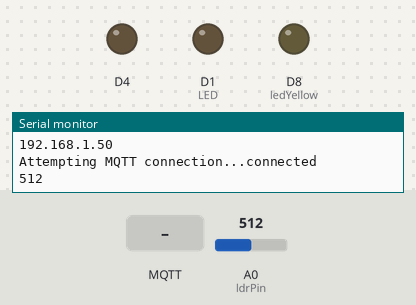
The sketch below on a simulated ESP8266 (NodeMCU). On the bench: output pins drawn as LEDs (lit = HIGH), the last lines printed to the serial monitor. The inputs (shaded band) are chosen by the test bench; at power-on: A0 (ldrPin) = 512. WiFi joins after 1.5 s; servers stay silent unless stated; random numbers use the default seed unless the sketch sets one; no MQTT or app messages arrive unless stated.

Above: at 2.7 s.
2.8 s: MQTT message "0" arrives on the first subscribed topic
At 3.9 s:
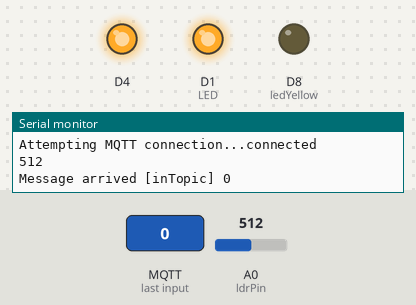
4.3 s: A0 (ldrPin) set to 104
7.2 s: A0 (ldrPin) set to 93
At 9.2 s:
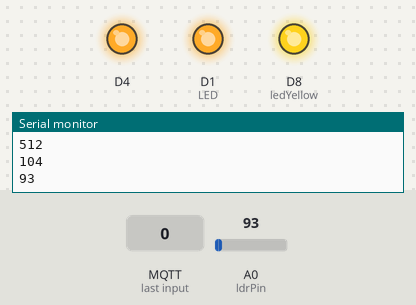
9.5 s: MQTT message "1" arrives on the first subscribed topic
At 10.2 s:
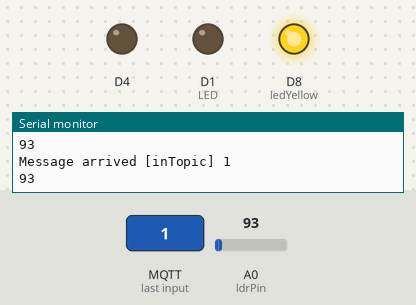
11.0 s: MQTT message "2" arrives on the first subscribed topic
At 11.4 s:
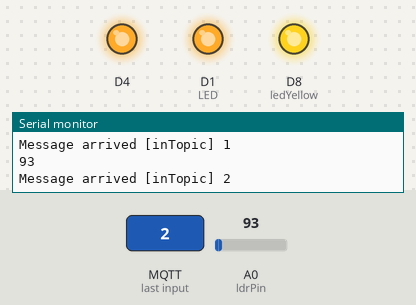
12.5 s: A0 (ldrPin) set to 110
At 15.1 s:
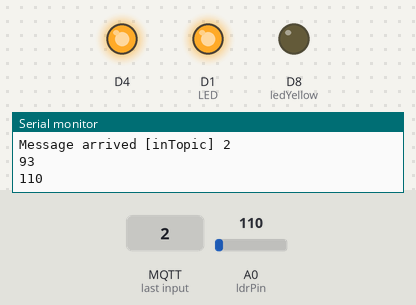
Timing chart, 0 to 16.5 s (numbered marks = the images above; inputs shaded):
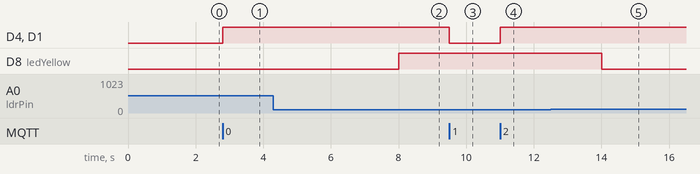

Measured:
- the behaviour switches between 100 and 99 on A0 (ldrPin) (found by bisection; images 1 and 2)
- after the input at 2.8 s, D4, D1 (LED): LOW → HIGH at once
- after the input at 7.2 s, D8 (ledYellow): LOW → HIGH after 0.81 s
- after the input at 9.5 s, D4, D1 (LED): HIGH → LOW at once
- after the input at 11.0 s, D4, D1 (LED): LOW → HIGH at once
- after the input at 12.5 s, D8 (ledYellow): HIGH → LOW after 1.5 s

The sketch:

mqtt_esp8266_lightinhopev01_copy_20240512225620.ino
```cpp
#include <ESP8266WiFi.h>
#include <PubSubClient.h>

#define LED D1 //Led in NodeMCU at pin GPIO16 (D0)
// Update these with values suitable for your network.
const int ldrPin = A0; // Definir LDR sensor

const int ledYellow = D8; // Definir constante de led amarelo
int threshold = 100;

// Definição SSID e senha
const char* ssid = "Barbaros 2.4G";
const char* password = "abcd0102";
const char* mqtt_server = "91.121.93.94";

WiFiClient espClient;
PubSubClient client(espClient);
unsigned long lastMsg = 0;
#define MSG_BUFFER_SIZE	(50)
char msg[MSG_BUFFER_SIZE];
int value = 0;

// Conexão com os parâmetros do wifi
void setup_wifi() {

  delay(10);
  // We start by connecting to a WiFi network
  Serial.println();
  Serial.print("Connecting to ");
  Serial.println(ssid);

  WiFi.mode(WIFI_STA);
  WiFi.begin(ssid, password);

  while (WiFi.status() != WL_CONNECTED) {
    delay(500);
    Serial.print(".");
  }

  randomSeed(micros());

  Serial.println("");
  Serial.println("WiFi connected");
  Serial.println("IP address: ");
  Serial.println(WiFi.localIP());
}

void callback(char* topic, byte* payload, unsigned int length) {
  Serial.print("Message arrived [");
  Serial.print(topic);
  Serial.print("] ");
  for (int i = 0; i < length; i++) {
    Serial.print((char)payload[i]);
  }
  Serial.println();

  // Switch on the LED if an 1 was received as first character
  if ((char)payload[0] == '1') {
    digitalWrite(BUILTIN_LED, LOW);   // Turn the LED on (Note that LOW is the voltage level
    digitalWrite(LED, LOW); //turn the led off
    // but actually the LED is on; this is because
    // it is active low on the ESP-01)
  } else {
    digitalWrite(BUILTIN_LED, HIGH);  // Turn the LED off by making the voltage HIGH
    digitalWrite(LED, HIGH); //turn the led on
  }

}

void reconnect() {
  // Loop until we're reconnected
  while (!client.connected()) {
    Serial.print("Attempting MQTT connection...");
    // Create a random client ID
    String clientId = "ESP8266Client-";
    clientId += String(random(0xffff), HEX);
    // Attempt to connect
    if (client.connect(clientId.c_str())) {
      Serial.println("connected");
      // Once connected, publish an announcement...
      client.publish("outTopic", "hello world");
      // ... and resubscribe
      client.subscribe("inTopic");
    } else {
      Serial.print("failed, rc=");
      Serial.print(client.state());
      Serial.println(" try again in 5 seconds");
      // Wait 5 seconds before retrying
      delay(5000);
    }
  }
}

void setup() {
  pinMode(BUILTIN_LED, OUTPUT);     // Initialize the BUILTIN_LED pin as an output
  pinMode(LED, OUTPUT); //LED pin as output
  pinMode(ldrPin, INPUT); // Pin no sensor
  pinMode(ledYellow, OUTPUT); // Pin output do led amarelo
  Serial.begin(115200);
  setup_wifi();
  client.setServer(mqtt_server, 1883);
  client.setCallback(callback);
}

void loop() {

  if (!client.connected()) {
    reconnect();
  }
  client.loop();

  unsigned long now = millis();
  if (now - lastMsg > 2000) {
    lastMsg = now;
    ++value;
    //snprintf (msg, MSG_BUFFER_SIZE, "hello world #%ld", value);
    //Serial.print("Publish message: ");
    //Serial.println(msg);

    int rawData = analogRead(ldrPin);
    Serial.println(rawData);
    // Criar uma condição para o led amarelo ser ligado a partir do sensor de fotosensibilidade
    if(rawData < 100)
    {
      digitalWrite(ledYellow, HIGH);
    }
    else
    {
      digitalWrite(ledYellow, LOW);
    }
    delay(10);

    client.publish("outTopic", msg);
  }
}
```
